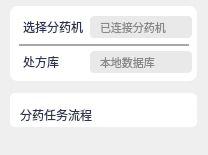
     <widget class="QWidget" name="left_widget" native="true">
      <property name="minimumSize">
       <size>
        <width>208</width>
        <height>0</height>
       </size>
      </property>
      <property name="maximumSize">
       <size>
        <width>16777215</width>
        <height>16777215</height>
       </size>
      </property>
      <property name="styleSheet">
       <string notr="true">#left_widget {

}</string>
      </property>
      <layout class="QVBoxLayout" name="verticalLayout">
       <property name="spacing">
        <number>12</number>
       </property>
       <property name="leftMargin">
        <number>10</number>
       </property>
       <property name="topMargin">
        <number>6</number>
       </property>
       <property name="bottomMargin">
        <number>28</number>
       </property>
       <item>
        <widget class="QWidget" name="init_widget" native="true">
         <property name="minimumSize">
          <size>
           <width>0</width>
           <height>75</height>
          </size>
         </property>
         <property name="maximumSize">
          <size>
           <width>16777215</width>
           <height>75</height>
          </size>
         </property>
         <property name="styleSheet">
          <string notr="true">#init_widget
{
border-radius: 7.5px;
background: #FFF;
}</string>
         </property>
         <widget class="QFrame" name="gray_line">
          <property name="geometry">
           <rect>
            <x>9</x>
            <y>38</y>
            <width>170</width>
            <height>2</height>
           </rect>
          </property>
          <property name="styleSheet">
           <string notr="true">QFrame
{
background: #D9D9D9;
}</string>
          </property>
          <property name="frameShape">
           <enum>QFrame::StyledPanel</enum>
          </property>
          <property name="frameShadow">
           <enum>QFrame::Raised</enum>
          </property>
         </widget>
         <widget class="QLabel" name="choose_dispenser">
          <property name="geometry">
           <rect>
            <x>13</x>
            <y>10</y>
            <width>71</width>
            <height>21</height>
           </rect>
          </property>
          <property name="styleSheet">
           <string notr="true">QLabel
{
color: #2E344F;

/* 三级标题 */
font-family: &quot;Source Han Sans SC&quot;;
font-size: 12px;
font-style: normal;
font-weight: 400;
line-height: normal;
}</string>
          </property>
          <property name="text">
           <string>选择分药机</string>
          </property>
          <property name="alignment">
           <set>Qt::AlignLeading|Qt::AlignLeft|Qt::AlignVCenter</set>
          </property>
         </widget>
         <widget class="QLabel" name="database">
          <property name="geometry">
           <rect>
            <x>13</x>
            <y>45</y>
            <width>61</width>
            <height>21</height>
           </rect>
          </property>
          <property name="styleSheet">
           <string notr="true">QLabel
{
color: #2E344F;

/* 三级标题 */
font-family: &quot;Source Han Sans SC&quot;;
font-size: 12px;
font-style: normal;
font-weight: 400;
line-height: normal;
}</string>
          </property>
          <property name="text">
           <string>处方库</string>
          </property>
          <property name="alignment">
           <set>Qt::AlignLeading|Qt::AlignLeft|Qt::AlignVCenter</set>
          </property>
         </widget>
         <widget class="QPushButton" name="refresh_database_button">
          <property name="geometry">
           <rect>
            <x>52</x>
            <y>43</y>
            <width>24</width>
            <height>26</height>
           </rect>
          </property>
          <property name="styleSheet">
           <string notr="true">QPushButton {
    border: none;
    background-color: transparent;
    outline: none;
}

QPushButton:hover {
    background-color: rgba(200, 200, 200, 50);
    border-radius: 5px;
}

QPushButton:pressed {
    background-color: rgba(150, 150, 150, 100);
}</string>
          </property>
          <property name="text">
           <string/>
          </property>
          <property name="icon">
           <iconset>
            <normaloff>imgs/refresh.png</normaloff>imgs/refresh.png</iconset>
          </property>
          <property name="iconSize">
           <size>
            <width>20</width>
            <height>20</height>
           </size>
          </property>
         </widget>
         <widget class="QComboBox" name="dispenser_comboBox">
          <property name="geometry">
           <rect>
            <x>80</x>
            <y>45</y>
            <width>102</width>
            <height>22</height>
           </rect>
          </property>
          <property name="font">
           <font>
            <pointsize>8</pointsize>
           </font>
          </property>
          <property name="styleSheet">
           <string notr="true">QComboBox {
    border-radius: 4px;
    background: #E9E9E9;
    border: none;
    padding: 5px 10px;
	color: rgb(136, 136, 136);
}

QComboBox:hover {
    background: #DDDDDD;
}

QComboBox::drop-down {
    border: none;
}</string>
          </property>
          <property name="editable">
           <bool>false</bool>
          </property>
          <item>
           <property name="text">
            <string>本地数据库</string>
           </property>
          </item>
          <item>
           <property name="text">
            <string>云端数据库</string>
           </property>
          </item>
         </widget>
         <widget class="QComboBox" name="database_comboBox">
          <property name="geometry">
           <rect>
            <x>80</x>
            <y>10</y>
            <width>102</width>
            <height>22</height>
           </rect>
          </property>
          <property name="font">
           <font>
            <pointsize>8</pointsize>
           </font>
          </property>
          <property name="styleSheet">
           <string notr="true">QComboBox {
    border-radius: 4px;
    background: #E9E9E9;
    border: none;
    padding: 5px 10px;
	color: rgb(136, 136, 136);
}

QComboBox:hover {
    background: #DDDDDD;
}

QComboBox::drop-down {
    border: none;
}</string>
          </property>
          <property name="editable">
           <bool>false</bool>
          </property>
          <property name="placeholderText">
           <string>已连接分药机</string>
          </property>
         </widget>
        </widget>
       </item>
       <item>
        <widget class="QWidget" name="process_widget" native="true">
         <property name="maximumSize">
          <size>
           <width>16777215</width>
           <height>500</height>
          </size>
         </property>
         <property name="styleSheet">
          <string notr="true">#process_widget
{
border-radius: 5px;
background: #FFF;
}</string>
         </property>
         <layout class="QGridLayout" name="gridLayout">
          <property name="leftMargin">
           <number>0</number>
          </property>
          <property name="topMargin">
           <number>0</number>
          </property>
          <property name="rightMargin">
           <number>0</number>
          </property>
          <property name="bottomMargin">
           <number>0</number>
          </property>
          <property name="spacing">
           <number>0</number>
          </property>
          <item row="1" column="1">
           <widget class="QWidget" name="taskwidget" native="true">
            <widget class="QLabel" name="hardware_status_label">
             <property name="geometry">
              <rect>
               <x>0</x>
               <y>10</y>
               <width>158</width>
               <height>24</height>
              </rect>
             </property>
             <property name="minimumSize">
              <size>
               <width>0</width>
               <height>20</height>
              </size>
             </property>
             <property name="maximumSize">
              <size>
               <width>16777215</width>
               <height>16777215</height>
              </size>
             </property>
             <property name="styleSheet">
              <string notr="true">QLabel
{
border-radius: 4.5px;

	color: rgb(136, 136, 136);
font-family: &quot;Source Han Sans SC&quot;;
font-size: 12px;
font-style: normal;
font-weight: 400;
line-height: normal;
}</string>
             </property>
             <property name="text">
              <string>  连接分药机</string>
             </property>
            </widget>
            <widget class="QLabel" name="database_status_label">
             <property name="geometry">
              <rect>
               <x>0</x>
               <y>42</y>
               <width>158</width>
               <height>24</height>
              </rect>
             </property>
             <property name="minimumSize">
              <size>
               <width>0</width>
               <height>24</height>
              </size>
             </property>
             <property name="maximumSize">
              <size>
               <width>16777215</width>
               <height>24</height>
              </size>
             </property>
             <property name="styleSheet">
              <string notr="true">QLabel
{
border-radius: 4.5px;

	color: rgb(136, 136, 136);
font-family: &quot;Source Han Sans SC&quot;;
font-size: 12px;
font-style: normal;
font-weight: 400;
line-height: normal;
}</string>
             </property>
             <property name="text">
              <string>  连接处方库</string>
             </property>
            </widget>
            <widget class="QLabel" name="rfid_status_label">
             <property name="geometry">
              <rect>
               <x>0</x>
               <y>74</y>
               <width>158</width>
               <height>24</height>
              </rect>
             </property>
             <property name="minimumSize">
              <size>
               <width>0</width>
               <height>24</height>
              </size>
             </property>
             <property name="maximumSize">
              <size>
               <width>16777215</width>
               <height>24</height>
              </size>
             </property>
             <property name="styleSheet">
              <string notr="true">QLabel
{
border-radius: 4.5px;

	color: rgb(136, 136, 136);
font-family: &quot;Source Han Sans SC&quot;;
font-size: 12px;
font-style: normal;
font-weight: 400;
line-height: normal;
}</string>
             </property>
             <property name="text">
              <string>  读取RFID</string>
             </property>
            </widget>
            <widget class="QLabel" name="pills_dispensing_list_label">
             <property name="geometry">
              <rect>
               <x>0</x>
               <y>106</y>
               <width>158</width>
               <height>24</height>
              </rect>
             </property>
             <property name="minimumSize">
              <size>
               <width>0</width>
               <height>24</height>
              </size>
             </property>
             <property name="maximumSize">
              <size>
               <width>16777215</width>
               <height>24</height>
              </size>
             </property>
             <property name="styleSheet">
              <string notr="true">QLabel
{
border-radius: 4.5px;

	color: rgb(136, 136, 136);
font-family: &quot;Source Han Sans SC&quot;;
font-size: 12px;
font-style: normal;
font-weight: 400;
line-height: normal;
}</string>
             </property>
             <property name="text">
              <string>  获取分药清单</string>
             </property>
            </widget>
            <widget class="QLabel" name="plate_closed_label">
             <property name="geometry">
              <rect>
               <x>0</x>
               <y>138</y>
               <width>158</width>
               <height>24</height>
              </rect>
             </property>
             <property name="minimumSize">
              <size>
               <width>0</width>
               <height>24</height>
              </size>
             </property>
             <property name="maximumSize">
              <size>
               <width>16777215</width>
               <height>24</height>
              </size>
             </property>
             <property name="styleSheet">
              <string notr="true">QLabel
{
border-radius: 4.5px;

	color: rgb(136, 136, 136);
font-family: &quot;Source Han Sans SC&quot;;
font-size: 12px;
font-style: normal;
font-weight: 400;
line-height: normal;
}</string>
             </property>
             <property name="text">
              <string>  送入药盘</string>
             </property>
            </widget>
            <widget class="QLabel" name="dispensing_finished_label">
             <property name="geometry">
              <rect>
               <x>0</x>
               <y>170</y>
               <width>158</width>
               <height>24</height>
              </rect>
             </property>
             <property name="minimumSize">
              <size>
               <width>0</width>
               <height>24</height>
              </size>
             </property>
             <property name="maximumSize">
              <size>
               <width>16777215</width>
               <height>24</height>
              </size>
             </property>
             <property name="styleSheet">
              <string notr="true">QLabel
{
border-radius: 4.5px;

	color: rgb(136, 136, 136);
font-family: &quot;Source Han Sans SC&quot;;
font-size: 12px;
font-style: normal;
font-weight: 400;
line-height: normal;
}</string>
             </property>
             <property name="text">
              <string>  分药品</string>
             </property>
            </widget>
            <widget class="QLabel" name="plate_opened_label">
             <property name="geometry">
              <rect>
               <x>0</x>
               <y>202</y>
               <width>158</width>
               <height>24</height>
              </rect>
             </property>
             <property name="minimumSize">
              <size>
               <width>0</width>
               <height>24</height>
              </size>
             </property>
             <property name="maximumSize">
              <size>
               <width>16777215</width>
               <height>24</height>
              </size>
             </property>
             <property name="styleSheet">
              <string notr="true">QLabel
{
border-radius: 4.5px;

	color: rgb(136, 136, 136);
font-family: &quot;Source Han Sans SC&quot;;
font-size: 12px;
font-style: normal;
font-weight: 400;
line-height: normal;
}</string>
             </property>
             <property name="text">
              <string>  退出药盘</string>
             </property>
            </widget>
            <widget class="QLabel" name="green_check_mark_1">
             <property name="geometry">
              <rect>
               <x>140</x>
               <y>14</y>
               <width>12</width>
               <height>12</height>
              </rect>
             </property>
             <property name="text">
              <string/>
             </property>
             <property name="pixmap">
              <pixmap>imgs/green_cheak_mark.png</pixmap>
             </property>
             <property name="scaledContents">
              <bool>true</bool>
             </property>
            </widget>
            <widget class="QLabel" name="green_check_mark_2">
             <property name="geometry">
              <rect>
               <x>140</x>
               <y>46</y>
               <width>12</width>
               <height>12</height>
              </rect>
             </property>
             <property name="text">
              <string/>
             </property>
             <property name="pixmap">
              <pixmap>imgs/green_cheak_mark.png</pixmap>
             </property>
             <property name="scaledContents">
              <bool>true</bool>
             </property>
            </widget>
            <widget class="QLabel" name="green_check_mark_3">
             <property name="geometry">
              <rect>
               <x>140</x>
               <y>78</y>
               <width>12</width>
               <height>12</height>
              </rect>
             </property>
             <property name="text">
              <string/>
             </property>
             <property name="pixmap">
              <pixmap>imgs/green_cheak_mark.png</pixmap>
             </property>
             <property name="scaledContents">
              <bool>true</bool>
             </property>
            </widget>
            <widget class="QLabel" name="green_check_mark_4">
             <property name="geometry">
              <rect>
               <x>140</x>
               <y>110</y>
               <width>12</width>
               <height>12</height>
              </rect>
             </property>
             <property name="text">
              <string/>
             </property>
             <property name="pixmap">
              <pixmap>imgs/green_cheak_mark.png</pixmap>
             </property>
             <property name="scaledContents">
              <bool>true</bool>
             </property>
            </widget>
            <widget class="QLabel" name="green_check_mark_5">
             <property name="geometry">
              <rect>
               <x>140</x>
               <y>142</y>
               <width>12</width>
               <height>12</height>
              </rect>
             </property>
             <property name="text">
              <string/>
             </property>
             <property name="pixmap">
              <pixmap>imgs/green_cheak_mark.png</pixmap>
             </property>
             <property name="scaledContents">
              <bool>true</bool>
             </property>
            </widget>
            <widget class="QLabel" name="green_check_mark_6">
             <property name="geometry">
              <rect>
               <x>140</x>
               <y>174</y>
               <width>12</width>
               <height>12</height>
              </rect>
             </property>
             <property name="text">
              <string/>
             </property>
             <property name="pixmap">
              <pixmap>imgs/green_cheak_mark.png</pixmap>
             </property>
             <property name="scaledContents">
              <bool>true</bool>
             </property>
            </widget>
            <widget class="QLabel" name="green_check_mark_7">
             <property name="geometry">
              <rect>
               <x>140</x>
               <y>206</y>
               <width>12</width>
               <height>12</height>
              </rect>
             </property>
             <property name="text">
              <string/>
             </property>
             <property name="pixmap">
              <pixmap>imgs/green_cheak_mark.png</pixmap>
             </property>
             <property name="scaledContents">
              <bool>true</bool>
             </property>
            </widget>
           </widget>
          </item>
          <item row="0" column="0" colspan="2">
           <widget class="QWidget" name="process_title_widget" native="true">
            <property name="minimumSize">
             <size>
              <width>0</width>
              <height>34</height>
             </size>
            </property>
            <property name="maximumSize">
             <size>
              <width>16777215</width>
              <height>30</height>
             </size>
            </property>
            <property name="styleSheet">
             <string notr="true">QWidget
{
 Border: None
}</string>
            </property>
            <widget class="QLabel" name="process_title">
             <property name="geometry">
              <rect>
               <x>10</x>
               <y>9</y>
               <width>101</width>
               <height>21</height>
              </rect>
             </property>
             <property name="styleSheet">
              <string notr="true">QLabel
{
color: #2E344F;

/* 三级标题 */
font-family: &quot;Source Han Sans SC&quot;;
font-size: 12px;
font-style: normal;
font-weight: 400;
line-height: normal;
}</string>
             </property>
             <property name="text">
              <string>分药任务流程</string>
             </property>
             <property name="alignment">
              <set>Qt::AlignLeading|Qt::AlignLeft|Qt::AlignVCenter</set>
             </property>
            </widget>
           </widget>
          </item>
          <item row="1" column="0">
           <widget class="QWidget" name="progressBar_widget" native="true">
            <property name="maximumSize">
             <size>
              <width>20</width>
              <height>16777215</height>
             </size>
            </property>
            <widget class="QProgressBar" name="task_progressBar">
             <property name="geometry">
              <rect>
               <x>6</x>
               <y>6</y>
               <width>8</width>
               <height>217</height>
              </rect>
             </property>
             <property name="styleSheet">
              <string notr="true">QProgressBar {
    border: none;
    border-radius: 4px;
        background-color: hsla(0, 0%, 84%, 1);
    text-align: center;
}

QProgressBar::chunk {
    background-color: hsla(165, 33%, 62%, 1);
    border-radius: 3px;
}</string>
             </property>
             <property name="maximum">
              <number>7</number>
             </property>
             <property name="value">
              <number>0</number>
             </property>
             <property name="textVisible">
              <bool>false</bool>
             </property>
             <property name="orientation">
              <enum>Qt::Vertical</enum>
             </property>
             <property name="invertedAppearance">
              <bool>true</bool>
             </property>
             <property name="textDirection">
              <enum>QProgressBar::TopToBottom</enum>
             </property>
            </widget>
           </widget>
          </item>
         </layout>
        </widget>
       </item>
      </layout>
     </widget>
